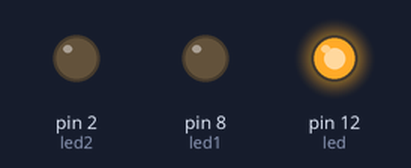
A sketch run on a simulated Arduino Uno, built with avr-gcc and run on an emulated ATmega328P. On the bench: output pins drawn as LEDs (lit = HIGH).

Above: at 0.5 s.
At 2.5 s:
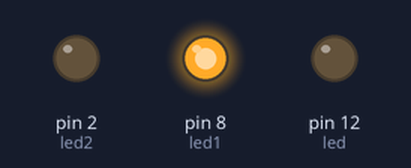
At 4.5 s:
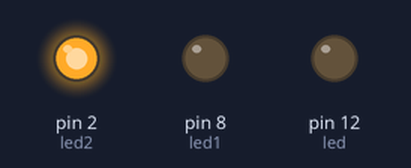
At 5.5 s:
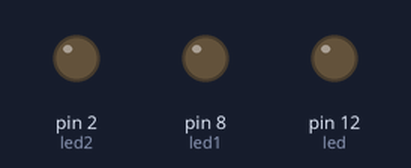
Timing chart, 0 to 7.8 s (numbered marks = the images above):
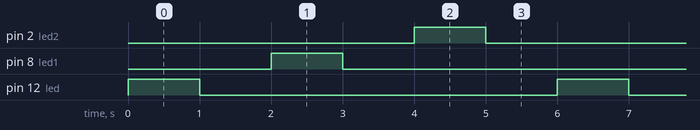

Measured:
- by itself, pin 2 (led2), pin 8 (led1), pin 12 (led): alternates HIGH for 1.0 s and LOW for 5.0 s
- by itself, everything shown: repeats every 6.0 s, in 6 steps

The sketch:

basic_arduino_code.ino
```cpp
int led = 12; ///correspond to ports on arduino breadboard
int led1 = 8;
int led2 = 2;

void setup() {
  pinMode(led, OUTPUT);
  pinMode(led1, OUTPUT);
  pinMode(led2, OUTPUT);
}

void loop() {
  digitalWrite(led, HIGH);///HIGH sends current
  delay(1000);///programs pauses before turning light off (milleseconds)
  digitalWrite(led,LOW);///LOW turns off current
  delay(1000);

  digitalWrite(led1, HIGH);
  delay(1000);
  digitalWrite(led1,LOW);
  delay(1000);

  digitalWrite(led2, HIGH);
  delay(1000);
  digitalWrite(led2,LOW);
  delay(1000);
}
```
